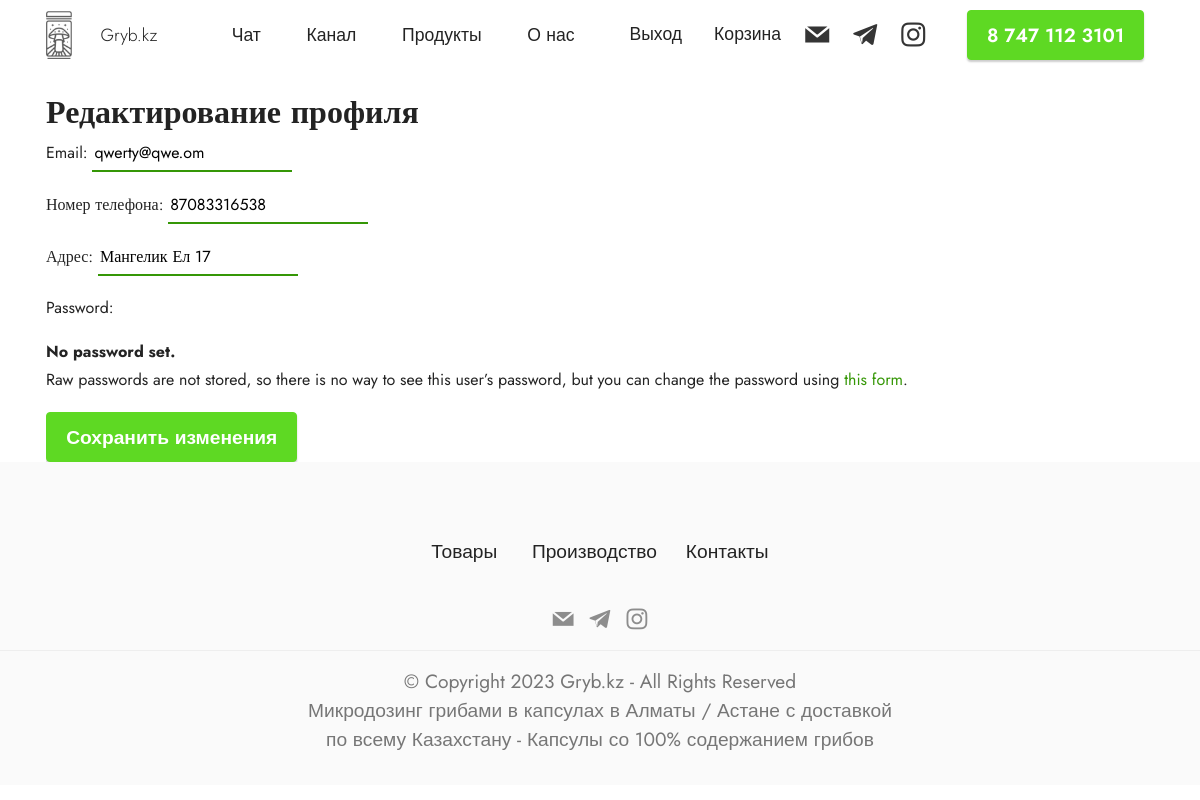
Screenshot of /edit_profile/ (signed in) with the database file from the repository.
### gryb_app/models.py (models this page shows, shortened)
class User(AbstractUser):
    username = models.CharField('Имя пользователя', max_length=150, unique=True, blank=True, null=True)
    name = models.CharField('Имя', max_length=255)
    email = models.EmailField('Email', unique=True)
    phone_number = models.CharField('Номер телефона', max_length=20)
    address = models.CharField('Адрес', max_length=255)
    groups = models.ManyToManyField(AuthGroup, blank=True, related_name='gryb_users')
    user_permissions = models.ManyToManyField(AuthPermission, blank=True, related_name='gryb_users')
    USERNAME_FIELD = 'email'
    REQUIRED_FIELDS = ['name', 'phone_number', 'address']
    objects = CustomUserManager()

### gryb_app/views.py (the view)
# urls.py: path('edit_profile/', views.edit_profile_view, name='edit_profile'),
@login_required
def edit_profile_view(request):
    if request.method == 'POST':
        form = UserProfileForm(request.POST, instance=request.user)
        if form.is_valid():
            form.save()
            return redirect('gryb_app:profile')
    else:
        form = UserProfileForm(instance=request.user)
    return render(request, 'gryb_app/edit_profile.html', {'form': form})

### gryb_app/forms.py
class UserProfileForm(UserChangeForm):
    class Meta:
        model = User
        fields = ('email', 'phone_number', 'address')

### gryb_app/templates/gryb_app/edit_profile.html (shortened to what this page needs)
{% extends 'gryb_app/base.html' %}
{% load static %}
{% block content %}
<br><br><br><br>
<div class="container">
  <div class="card-wrapper">
  <h2>Редактирование профиля</h2>
  <form method="post">
    {{ form.as_p }}
    <button type="submit" class="btn item-btn btn-secondary display-7">Сохранить изменения</button>
  </form>
  </div>
</div>
{% endblock %}

### gryb_app/static/theme/css/style.css (style rules this page uses)
body { font-style: normal; line-height: 1.5; font-weight: 400; color: #232323; position: relative; }
button { background-color: transparent; border-color: transparent; }
section, .container, .container-fluid { position: relative; word-wrap: break-word; }
a { font-style: normal; font-weight: 400; cursor: pointer; }
a, a:hover { text-decoration: none; }
h1, h2, h3, h4, h5, h6 { line-height: 1; word-break: break-word; word-wrap: break-word; font-weight: bold; }
.display-1, .display-2, .display-4, .display-5, .display-7, span, p, a { line-height: 2; word-break: break-word; word-wrap: break-word; }
b, strong { font-weight: bold; }
.btn { font-weight: 600; border-width: 1px; font-style: normal; margin: 0.6rem 0.6rem; white-space: normal; transition: all 0.2s ease-in-out; display: inline-flex; align-items: center; justify-content: center; word-break: break-word; }
[type=submit] { -webkit-appearance: none; }
.card-wrapper { -webkit-flex: 1; }
html, body { height: auto; min-height: 100vh; }
form .btn { display: flex; padding: 0.6rem 1.2rem; margin: 0; }
.form-control, form .btn { min-height: 48px; }
@media (min-width: 992px) { .container { padding-left: 16px; padding-right: 16px; } }
.card-wrapper, .item-wrapper { overflow: hidden; }

### rows the page displays
User: email "qwerty@qwe.om", phone_number "87083316538", address "Мангелик Ел 17"
